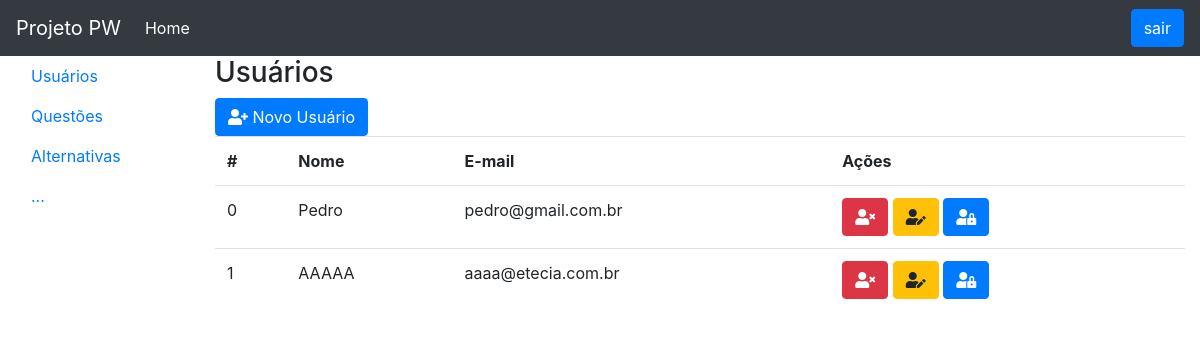
The app's page /usuarios (signed in) with its own data.
### tables this page shows
CREATE TABLE `usuarios` (
  `idUsuario` int(11) NOT NULL,
  `nome` varchar(200) NOT NULL,
  `email` varchar(200) NOT NULL,
  `senha` varchar(200) NOT NULL
);

### UsuarioDAO.php (called while the page is built, shortened)
<?php
class UsuarioDAO{
	private $con;
	function __construct(){
		$this->con = mysqli_connect(DB_SERVER, DB_USER, DB_PASS, DB_NAME);
	}
	public function buscar(){
		$sql = "SELECT * FROM usuarios";
		$rs = $this->con->query($sql);
		$listaDeUsuarios = array();
		while ($linha = $rs->fetch_object()){
			$listaDeUsuarios[] = $linha;
		}
		return $listaDeUsuarios;
	}
}
?>

### usuarios.php (the view, shortened to what this page needs)
<?php
include "UsuarioDAO.php";
$usuarioDAO = new UsuarioDAO();
$lista = $usuarioDAO->buscar();
include "cabecalho.php";
include "menu.php";
?>
			<div class="col-10">
				<h3>Usuários</h3>
				<button class="btn btn-primary" data-toggle="modal" data-target="#modalnovo">
					<i class="fas fa-user-plus"></i>
					Novo Usuário
				</button>
				<table class="table">
					<tr>
						<th>#</th>
						<th>Nome</th>
						<th>E-mail</th>
						<th>Ações</th>
					</tr>
					<?php foreach($lista as $usuario): ?>
					<tr>
						<td><?= $usuario->idUsuario ?></td>
						<td><?= $usuario->nome ?></td>
						<td><?= $usuario->email ?></td>
						<td>
							<a class="btn btn-danger" href="UsuariosController.php?acao=apagar&id=<?= $usuario->idUsuario ?>">
								<i class="fas fa-user-times"></i>
							</a>
							<button class="btn btn-warning btn-editar" data-toggle="modal" data-target="#modaleditar" data-id="<?= $usuario->idUsuario?>" data-nome="<?= $usuario->nome ?>" data-email="<?= $usuario->email ?>">
								<i class="fas fa-user-edit"></i>
							</button>
							<button class="btn btn-primary mudar-senha" data-toggle="modal" data-target="#modalsenha" data-id="<?= $usuario->idUsuario?>">
								<i class="fas fa-user-lock"></i>
							</button>
						</td>
					</tr>
					<?php endforeach ?>
				</table>
			</div>
		</div>
	</div>
</body>
</html>

### records on screen
usuarios: idUsuario "0", nome "Pedro", email "pedro@gmail.com.br"
usuarios: idUsuario "1", nome "AAAAA", email "aaaa@etecia.com.br"
